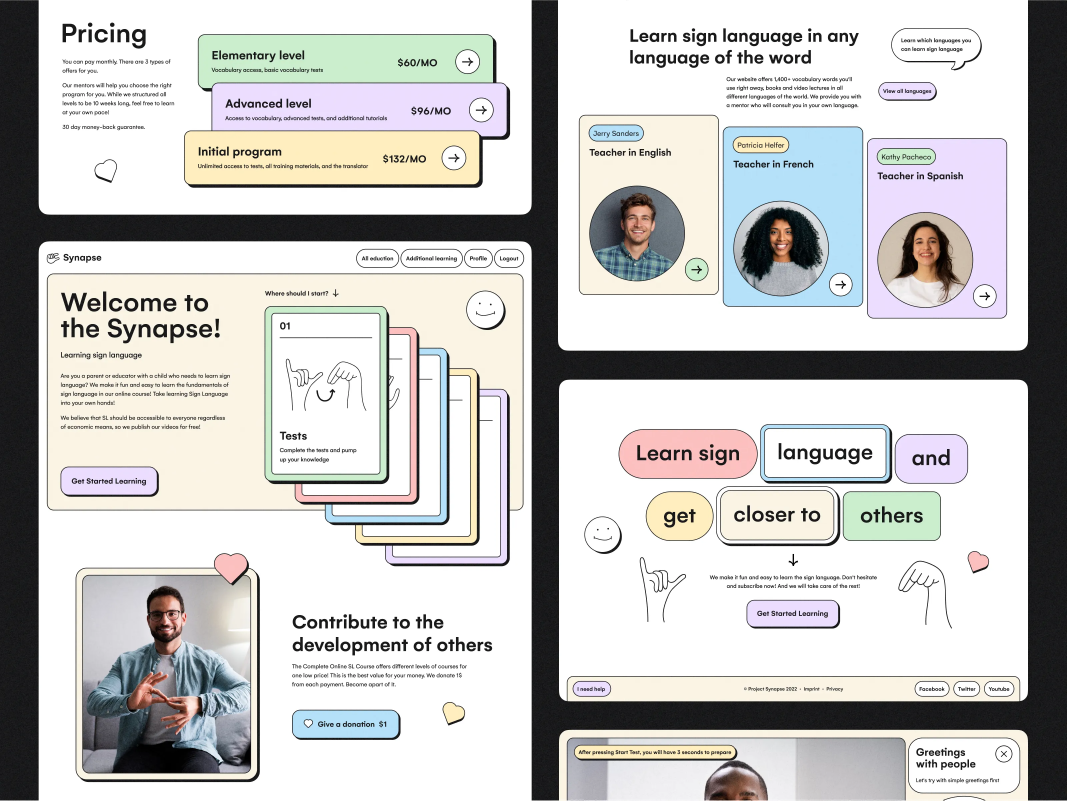
#> input picture inspo1.webp, 3200 x 2401 px (shown at 1/3 size)
$ python voal.py ../inspo1.webp
#> lines starting #> are read from the running program, lines starting #| are printed output that depends on the picture
#!/usr/bin/env python3
# -*- coding: utf-8 -*-
"""Cât de gros trebuie voalul peste o fotografie, calculat din poză.

Regula din brandbook: contrastul se calculează pornind de la cel mai luminos
pixel al imaginii, nu din ochi. Aici „cel mai luminos" e percentila 99.5 pe
banda în care stă textul, ca un singur pixel ars să nu întunece tot cardul.

    tools/voal.py assets/foto/materii/*.jpg          titlu de 26px, prag 3:1
    tools/voal.py --paragraf assets/foto/motive/*.jpg   plus text mic, 4.5:1

Rezultatul se pune pe card: style="--voal-foto:rgba(11, 25, 54, 0.52)".
Cere Pillow. Fără el, voalul rămâne cel implicit din tokens.css, 0.65, care
e sigur pentru orice fotografie, inclusiv una albă.
"""
import sys
from PIL import Image

VOAL = (11, 25, 54)          # --navy-900
BANDA_TITLU = (0.05, 0.35)
BANDA_TEXT = (0.60, 0.98)


def lin(c):
    c /= 255.0
    return c / 12.92 if c <= 0.04045 else ((c + 0.055) / 1.055) ** 2.4


def luminanta(px):
    r, g, b = px[:3]
    return 0.2126 * lin(r) + 0.7152 * lin(g) + 0.0722 * lin(b)


def contrast_alb(alfa, poza):
    """Contrastul textului alb peste voal, cu poza dedesubt."""
    compus = [alfa * v + (1 - alfa) * p for v, p in zip(VOAL, poza)]
    return 1.05 / (luminanta(compus) + 0.05)


def pixel_luminos(im, sus, jos, p=0.995):
    w, h = im.size
    px = list(im.crop((0, int(h * sus), w, int(h * jos))).getdata())
    px.sort(key=luminanta)
    return px[min(len(px) - 1, int(len(px) * p))]


def voal_minim(poza, prag):
    alfa = 0.20
    while alfa < 0.96:
        if contrast_alb(alfa, poza) >= prag:
            return round(alfa, 2)
        alfa += 0.01
    return 0.95


def main(argv):
    cu_paragraf = "--paragraf" in argv
    fisiere = [a for a in argv if not a.startswith("--")]
    if not fisiere:
        print(__doc__)
        return 1
    for cale in fisiere:
        im = Image.open(cale).convert("RGB")
#> im is the input picture: PIL image 3200x2401 RGB; mean R, G, B 197.9, 197.3, 195.8
        im = im.resize((200, max(1, int(200 * im.size[1] / im.size[0]))))
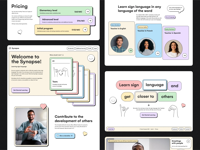
#> im: PIL image 200x150 RGB; mean R, G, B 197.4, 196.9, 195.4
        cere = voal_minim(pixel_luminos(im, *BANDA_TITLU), 3.0)
#> in pixel_luminos, `px = list(im.crop((0, int(h * sus), w, int(h * jos))).getdata())`: px = 9000 items, first 6: (26, 26, 28), (25, 26, 27), (24, 25, 26), (24, 24, 26), (25, 24, 26), (24, 24, 26)
#> in voal_minim, `alfa = 0.20`: alfa = 0.2
#> the loop in voal_minim, `while alfa < 0.96:` made 28 passes
#> alfa on passes 1 to 12: 0.21, 0.22, 0.23, 0.24, 0.25, 0.26, 0.27, 0.28, 0.29, 0.3, 0.31, 0.32
#> after the loop in voal_minim, `while alfa < 0.96:`: alfa = 0.47
#> cere = 0.47
        if cu_paragraf:
            cere = max(cere, voal_minim(pixel_luminos(im, *BANDA_TEXT), 4.5))
        print("%-44s voal %.2f" % (cale, cere))
#| ../inspo1.webp                               voal 0.47
    return 0


if __name__ == "__main__":
    raise SystemExit(main(sys.argv[1:]))
#> (the program exits here)
